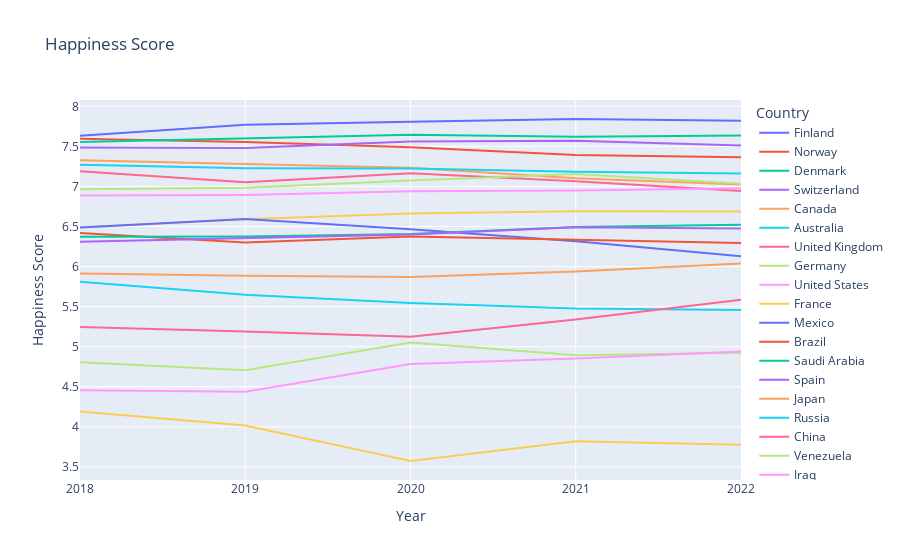
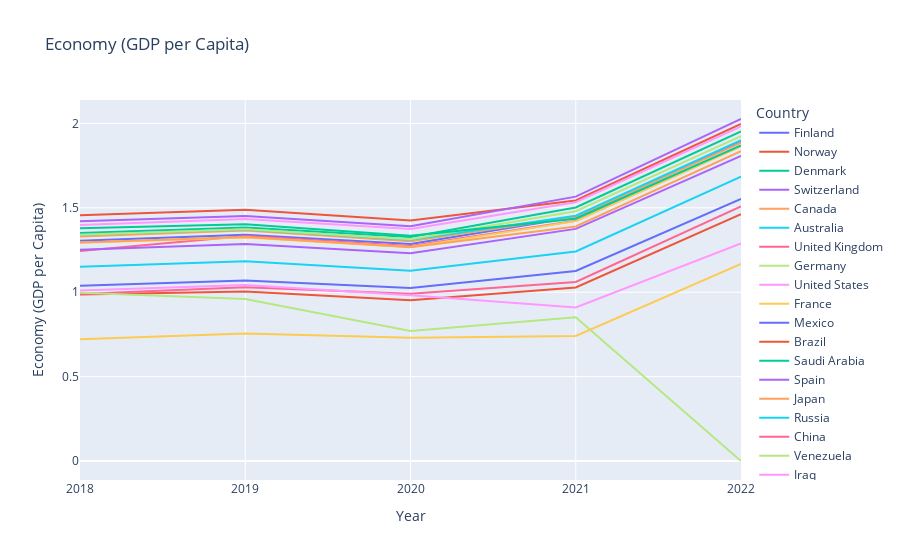
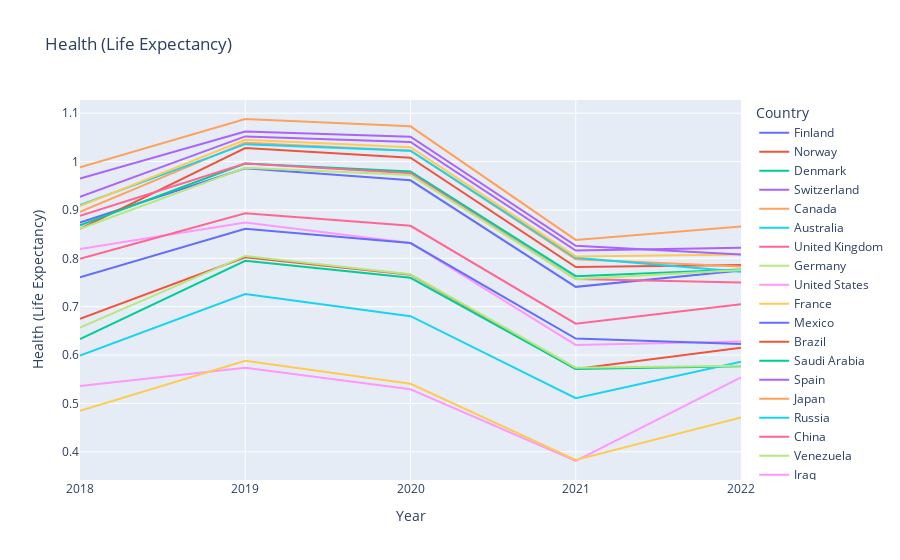
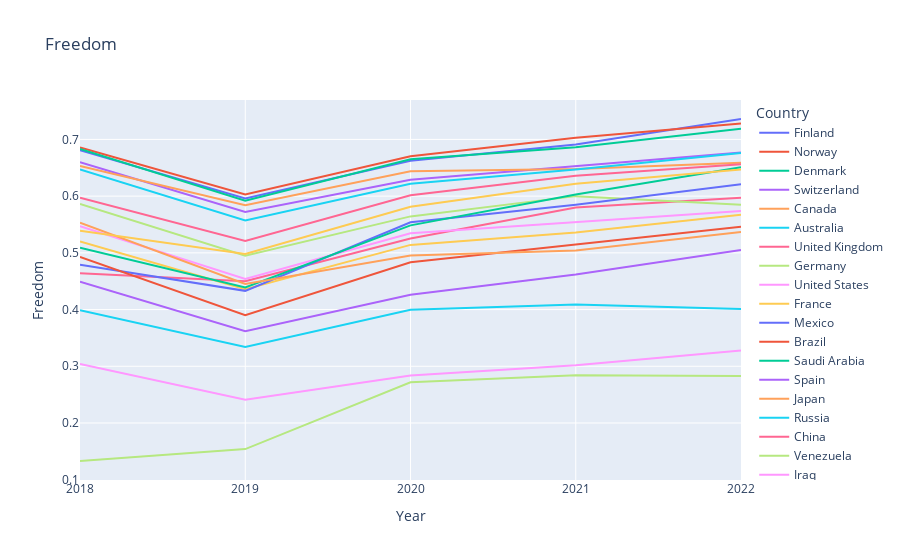

Notebook code cell kept with these figures, in order:
### Code cell
# Show the flux of Happiness, Economy, Health, and Freedom in a sample of countries from 2018 - 2022
countries= ["Canada", "United States", "Mexico", "Brazil", "Venezuela", "United Kingdom", "France", "Spain", "Germany", "Switzerland", "Denmark", "Norway", "Finland", "Saudi Arabia", "Iraq", "Russia", "China", "Japan", "India", "Australia"]

df_countries = df_complete[df_complete["Country"].isin(countries)]

fig6 = px.line(df_countries, x="Year", y="Happiness Score", color="Country", title="Happiness Score")
fig6.show()

fig6 = px.line(df_countries, x="Year", y="Economy (GDP per Capita)", color="Country", title="Economy (GDP per Capita)")
fig6.show()

fig6 = px.line(df_countries, x="Year", y="Health (Life Expectancy)", color="Country", title="Health (Life Expectancy)")
fig6.show()

fig6=px.line(df_countries, x="Year", y="Freedom", color="Country", title="Freedom")
fig6.show()

### Figure 1 — Plotly figure (JSON) as saved in the notebook; plotly's stock layout.template omitted (floating-point values rounded to 4 significant figures)
{"data": [{"hovertemplate": "Country=Finland<br>Year=%{x}<br>Happiness Score=%{y}<extra></extra>", "legendgroup": "Finland", "line": {"color": "#636efa", "dash": "solid"}, "marker": {"symbol": "circle"}, "mode": "lines", "name": "Finland", "orientation": "v", "showlegend": true, "type": "scatter", "x": ["2018", "2019", "2020", "2021", "2022"], "xaxis": "x", "y": [7.632, 7.769, 7.809, 7.842, 7.821], "yaxis": "y"}, {"hovertemplate": "Country=Norway<br>Year=%{x}<br>Happiness Score=%{y}<extra></extra>", "legendgroup": "Norway", "line": {"color": "#EF553B", "dash": "solid"}, "marker": {"symbol": "circle"}, "mode": "lines", "name": "Norway", "orientation": "v", "showlegend": true, "type": "scatter", "x": ["2018", "2019", "2020", "2021", "2022"], "xaxis": "x", "y": [7.594, 7.554, 7.488, 7.392, 7.365], "yaxis": "y"}, {"hovertemplate": "Country=Denmark<br>Year=%{x}<br>Happiness Score=%{y}<extra></extra>", "legendgroup": "Denmark", "line": {"color": "#00cc96", "dash": "solid"}, "marker": {"symbol": "circle"}, "mode": "lines", "name": "Denmark", "orientation": "v", "showlegend": true, "type": "scatter", "x": ["2018", "2019", "2020", "2021", "2022"], "xaxis": "x", "y": [7.555, 7.6, 7.646, 7.62, 7.636], "yaxis": "y"}, {"hovertemplate": "Country=Switzerland<br>Year=%{x}<br>Happiness Score=%{y}<extra></extra>", "legendgroup": "Switzerland", "line": {"color": "#ab63fa", "dash": "solid"}, "marker": {"symbol": "circle"}, "mode": "lines", "name": "Switzerland", "orientation": "v", "showlegend": true, "type": "scatter", "x": ["2018", "2019", "2020", "2021", "2022"], "xaxis": "x", "y": [7.487, 7.48, 7.56, 7.571, 7.512], "yaxis": "y"}, {"hovertemplate": "Country=Canada<br>Year=%{x}<br>Happiness Score=%{y}<extra></extra>", "legendgroup": "Canada", "line": {"color": "#FFA15A", "dash": "solid"}, "marker": {"symbol": "circle"}, "mode": "lines", "name": "Canada", "orientation": "v", "showlegend": true, "type": "scatter", "x": ["2018", "2019", "2020", "2021", "2022"], "xaxis": "x", "y": [7.328, 7.278, 7.232, 7.103, 7.025], "yaxis": "y"}, {"hovertemplate": "Country=Australia<br>Year=%{x}<br>Happiness Score=%{y}<extra></extra>", "legendgroup": "Australia", "line": {"color": "#19d3f3", "dash": "solid"}, "marker": {"symbol": "circle"}, "mode": "lines", "name": "Australia", "orientation": "v", "showlegend": true, "type": "scatter", "x": ["2018", "2019", "2020", "2021", "2022"], "xaxis": "x", "y": [7.272, 7.228, 7.223, 7.183, 7.162], "yaxis": "y"}, {"hovertemplate": "Country=United Kingdom<br>Year=%{x}<br>Happiness Score=%{y}<extra></extra>", "legendgroup": "United Kingdom", "line": {"color": "#FF6692", "dash": "solid"}, "marker": {"symbol": "circle"}, "mode": "lines", "name": "United Kingdom", "orientation": "v", "showlegend": true, "type": "scatter", "x": ["2018", "2019", "2020", "2021", "2022"], "xaxis": "x", "y": [7.19, 7.054, 7.165, 7.064, 6.943], "yaxis": "y"}, {"hovertemplate": "Country=Germany<br>Year=%{x}<br>Happiness Score=%{y}<extra></extra>", "legendgroup": "Germany", "line": {"color": "#B6E880", "dash": "solid"}, "marker": {"symbol": "circle"}, "mode": "lines", "name": "Germany", "orientation": "v", "showlegend": true, "type": "scatter", "x": ["2018", "2019", "2020", "2021", "2022"], "xaxis": "x", "y": [6.965, 6.985, 7.076, 7.155, 7.034], "yaxis": "y"}, {"hovertemplate": "Country=United States<br>Year=%{x}<br>Happiness Score=%{y}<extra></extra>", "legendgroup": "United States", "line": {"color": "#FF97FF", "dash": "solid"}, "marker": {"symbol": "circle"}, "mode": "lines", "name": "United States", "orientation": "v", "showlegend": true, "type": "scatter", "x": ["2018", "2019", "2020", "2021", "2022"], "xaxis": "x", "y": [6.886, 6.892, 6.94, 6.951, 6.977], "yaxis": "y"}, {"hovertemplate": "Country=France<br>Year=%{x}<br>Happiness Score=%{y}<extra></extra>", "legendgroup": "France", "line": {"color": "#FECB52", "dash": "solid"}, "marker": {"symbol": "circle"}, "mode": "lines", "name": "France", "orientation": "v", "showlegend": true, "type": "scatter", "x": ["2018", "2019", "2020", "2021", "2022"], "xaxis": "x", "y": [6.489, 6.592, 6.664, 6.69, 6.687], "yaxis": "y"}, {"hovertemplate": "Country=Mexico<br>Year=%{x}<br>Happiness Score=%{y}<extra></extra>", "legendgroup": "Mexico", "line": {"color": "#636efa", "dash": "solid"}, "marker": {"symbol": "circle"}, "mode": "lines", "name": "Mexico", "orientation": "v", "showlegend": true, "type": "scatter", "x": ["2018", "2019", "2020", "2021", "2022"], "xaxis": "x", "y": [6.488, 6.595, 6.465, 6.317, 6.128], "yaxis": "y"}, {"hovertemplate": "Country=Brazil<br>Year=%{x}<br>Happiness Score=%{y}<extra></extra>", "legendgroup": "Brazil", "line": {"color": "#EF553B", "dash": "solid"}, "marker": {"symbol": "circle"}, "mode": "lines", "name": "Brazil", "orientation": "v", "showlegend": true, "type": "scatter", "x": ["2018", "2019", "2020", "2021", "2022"], "xaxis": "x", "y": [6.419, 6.3, 6.376, 6.33, 6.293], "yaxis": "y"}, {"hovertemplate": "Country=Saudi Arabia<br>Year=%{x}<br>Happiness Score=%{y}<extra></extra>", "legendgroup": "Saudi Arabia", "line": {"color": "#00cc96", "dash": "solid"}, "marker": {"symbol": "circle"}, "mode": "lines", "name": "Saudi Arabia", "orientation": "v", "showlegend": true, "type": "scatter", "x": ["2018", "2019", "2020", "2021", "2022"], "xaxis": "x", "y": [6.371, 6.375, 6.406, 6.494, 6.523], "yaxis": "y"}, {"hovertemplate": "Country=Spain<br>Year=%{x}<br>Happiness Score=%{y}<extra></extra>", "legendgroup": "Spain", "line": {"color": "#ab63fa", "dash": "solid"}, "marker": {"symbol": "circle"}, "mode": "lines", "name": "Spain", "orientation": "v", "showlegend": true, "type": "scatter", "x": ["2018", "2019", "2020", "2021", "2022"], "xaxis": "x", "y": [6.31, 6.354, 6.401, 6.491, 6.476], "yaxis": "y"}, {"hovertemplate": "Country=Japan<br>Year=%{x}<br>Happiness Score=%{y}<extra></extra>", "legendgroup": "Japan", "line": {"color": "#FFA15A", "dash": "solid"}, "marker": {"symbol": "circle"}, "mode": "lines", "name": "Japan", "orientation": "v", "showlegend": true, "type": "scatter", "x": ["2018", "2019", "2020", "2021", "2022"], "xaxis": "x", "y": [5.915, 5.886, 5.871, 5.94, 6.039], "yaxis": "y"}, {"hovertemplate": "Country=Russia<br>Year=%{x}<br>Happiness Score=%{y}<extra></extra>", "legendgroup": "Russia", "line": {"color": "#19d3f3", "dash": "solid"}, "marker": {"symbol": "circle"}, "mode": "lines", "name": "Russia", "orientation": "v", "showlegend": true, "type": "scatter", "x": ["2018", "2019", "2020", "2021", "2022"], "xaxis": "x", "y": [5.81, 5.648, 5.546, 5.477, 5.459], "yaxis": "y"}, {"hovertemplate": "Country=China<br>Year=%{x}<br>Happiness Score=%{y}<extra></extra>", "legendgroup": "China", "line": {"color": "#FF6692", "dash": "solid"}, "marker": {"symbol": "circle"}, "mode": "lines", "name": "China", "orientation": "v", "showlegend": true, "type": "scatter", "x": ["2018", "2019", "2020", "2021", "2022"], "xaxis": "x", "y": [5.246, 5.191, 5.124, 5.339, 5.585], "yaxis": "y"}, {"hovertemplate": "Country=Venezuela<br>Year=%{x}<br>Happiness Score=%{y}<extra></extra>", "legendgroup": "Venezuela", "line": {"color": "#B6E880", "dash": "solid"}, "marker": {"symbol": "circle"}, "mode": "lines", "name": "Venezuela", "orientation": "v", "showlegend": true, "type": "scatter", "x": ["2018", "2019", "2020", "2021", "2022"], "xaxis": "x", "y": [4.806, 4.707, 5.053, 4.892, 4.925], "yaxis": "y"}, {"hovertemplate": "Country=Iraq<br>Year=%{x}<br>Happiness Score=%{y}<extra></extra>", "legendgroup": "Iraq", "line": {"color": "#FF97FF", "dash": "solid"}, "marker": {"symbol": "circle"}, "mode": "lines", "name": "Iraq", "orientation": "v", "showlegend": true, "type": "scatter", "x": ["2018", "2019", "2020", "2021", "2022"], "xaxis": "x", "y": [4.456, 4.437, 4.785, 4.854, 4.941], "yaxis": "y"}, {"hovertemplate": "Country=India<br>Year=%{x}<br>Happiness Score=%{y}<extra></extra>", "legendgroup": "India", "line": {"color": "#FECB52", "dash": "solid"}, "marker": {"symbol": "circle"}, "mode": "lines", "name": "India", "orientation": "v", "showlegend": true, "type": "scatter", "x": ["2018", "2019", "2020", "2021", "2022"], "xaxis": "x", "y": [4.19, 4.015, 3.573, 3.819, 3.777], "yaxis": "y"}], "layout": {"legend": {"title": {"text": "Country"}, "tracegroupgap": 0}, "title": {"text": "Happiness Score"}, "xaxis": {"anchor": "y", "domain": [0, 1], "title": {"text": "Year"}}, "yaxis": {"anchor": "x", "domain": [0, 1], "title": {"text": "Happiness Score"}}}}

### Figure 2 — Plotly figure (JSON) as saved in the notebook; plotly's stock layout.template omitted (floating-point values rounded to 4 significant figures)
{"data": [{"hovertemplate": "Country=Finland<br>Year=%{x}<br>Economy (GDP per Capita)=%{y}<extra></extra>", "legendgroup": "Finland", "line": {"color": "#636efa", "dash": "solid"}, "marker": {"symbol": "circle"}, "mode": "lines", "name": "Finland", "orientation": "v", "showlegend": true, "type": "scatter", "x": ["2018", "2019", "2020", "2021", "2022"], "xaxis": "x", "y": [1.305, 1.34, 1.285, 1.446, 1.892], "yaxis": "y"}, {"hovertemplate": "Country=Norway<br>Year=%{x}<br>Economy (GDP per Capita)=%{y}<extra></extra>", "legendgroup": "Norway", "line": {"color": "#EF553B", "dash": "solid"}, "marker": {"symbol": "circle"}, "mode": "lines", "name": "Norway", "orientation": "v", "showlegend": true, "type": "scatter", "x": ["2018", "2019", "2020", "2021", "2022"], "xaxis": "x", "y": [1.456, 1.488, 1.424, 1.543, 1.997], "yaxis": "y"}, {"hovertemplate": "Country=Denmark<br>Year=%{x}<br>Economy (GDP per Capita)=%{y}<extra></extra>", "legendgroup": "Denmark", "line": {"color": "#00cc96", "dash": "solid"}, "marker": {"symbol": "circle"}, "mode": "lines", "name": "Denmark", "orientation": "v", "showlegend": true, "type": "scatter", "x": ["2018", "2019", "2020", "2021", "2022"], "xaxis": "x", "y": [1.351, 1.383, 1.327, 1.502, 1.953], "yaxis": "y"}, {"hovertemplate": "Country=Switzerland<br>Year=%{x}<br>Economy (GDP per Capita)=%{y}<extra></extra>", "legendgroup": "Switzerland", "line": {"color": "#ab63fa", "dash": "solid"}, "marker": {"symbol": "circle"}, "mode": "lines", "name": "Switzerland", "orientation": "v", "showlegend": true, "type": "scatter", "x": ["2018", "2019", "2020", "2021", "2022"], "xaxis": "x", "y": [1.42, 1.452, 1.391, 1.566, 2.026], "yaxis": "y"}, {"hovertemplate": "Country=Canada<br>Year=%{x}<br>Economy (GDP per Capita)=%{y}<extra></extra>", "legendgroup": "Canada", "line": {"color": "#FFA15A", "dash": "solid"}, "marker": {"symbol": "circle"}, "mode": "lines", "name": "Canada", "orientation": "v", "showlegend": true, "type": "scatter", "x": ["2018", "2019", "2020", "2021", "2022"], "xaxis": "x", "y": [1.33, 1.365, 1.302, 1.447, 1.886], "yaxis": "y"}, {"hovertemplate": "Country=Australia<br>Year=%{x}<br>Economy (GDP per Capita)=%{y}<extra></extra>", "legendgroup": "Australia", "line": {"color": "#19d3f3", "dash": "solid"}, "marker": {"symbol": "circle"}, "mode": "lines", "name": "Australia", "orientation": "v", "showlegend": true, "type": "scatter", "x": ["2018", "2019", "2020", "2021", "2022"], "xaxis": "x", "y": [1.34, 1.372, 1.31, 1.453, 1.9], "yaxis": "y"}, {"hovertemplate": "Country=United Kingdom<br>Year=%{x}<br>Economy (GDP per Capita)=%{y}<extra></extra>", "legendgroup": "United Kingdom", "line": {"color": "#FF6692", "dash": "solid"}, "marker": {"symbol": "circle"}, "mode": "lines", "name": "United Kingdom", "orientation": "v", "showlegend": true, "type": "scatter", "x": ["2018", "2019", "2020", "2021", "2022"], "xaxis": "x", "y": [1.244, 1.333, 1.273, 1.423, 1.867], "yaxis": "y"}, {"hovertemplate": "Country=Germany<br>Year=%{x}<br>Economy (GDP per Capita)=%{y}<extra></extra>", "legendgroup": "Germany", "line": {"color": "#B6E880", "dash": "solid"}, "marker": {"symbol": "circle"}, "mode": "lines", "name": "Germany", "orientation": "v", "showlegend": true, "type": "scatter", "x": ["2018", "2019", "2020", "2021", "2022"], "xaxis": "x", "y": [1.34, 1.373, 1.314, 1.48, 1.924], "yaxis": "y"}, {"hovertemplate": "Country=United States<br>Year=%{x}<br>Economy (GDP per Capita)=%{y}<extra></extra>", "legendgroup": "United States", "line": {"color": "#FF97FF", "dash": "solid"}, "marker": {"symbol": "circle"}, "mode": "lines", "name": "United States", "orientation": "v", "showlegend": true, "type": "scatter", "x": ["2018", "2019", "2020", "2021", "2022"], "xaxis": "x", "y": [1.398, 1.433, 1.374, 1.533, 1.982], "yaxis": "y"}, {"hovertemplate": "Country=France<br>Year=%{x}<br>Economy (GDP per Capita)=%{y}<extra></extra>", "legendgroup": "France", "line": {"color": "#FECB52", "dash": "solid"}, "marker": {"symbol": "circle"}, "mode": "lines", "name": "France", "orientation": "v", "showlegend": true, "type": "scatter", "x": ["2018", "2019", "2020", "2021", "2022"], "xaxis": "x", "y": [1.293, 1.324, 1.268, 1.421, 1.863], "yaxis": "y"}, {"hovertemplate": "Country=Mexico<br>Year=%{x}<br>Economy (GDP per Capita)=%{y}<extra></extra>", "legendgroup": "Mexico", "line": {"color": "#636efa", "dash": "solid"}, "marker": {"symbol": "circle"}, "mode": "lines", "name": "Mexico", "orientation": "v", "showlegend": true, "type": "scatter", "x": ["2018", "2019", "2020", "2021", "2022"], "xaxis": "x", "y": [1.038, 1.07, 1.024, 1.126, 1.552], "yaxis": "y"}, {"hovertemplate": "Country=Brazil<br>Year=%{x}<br>Economy (GDP per Capita)=%{y}<extra></extra>", "legendgroup": "Brazil", "line": {"color": "#EF553B", "dash": "solid"}, "marker": {"symbol": "circle"}, "mode": "lines", "name": "Brazil", "orientation": "v", "showlegend": true, "type": "scatter", "x": ["2018", "2019", "2020", "2021", "2022"], "xaxis": "x", "y": [0.986, 1.004, 0.9527, 1.028, 1.462], "yaxis": "y"}, {"hovertemplate": "Country=Saudi Arabia<br>Year=%{x}<br>Economy (GDP per Capita)=%{y}<extra></extra>", "legendgroup": "Saudi Arabia", "line": {"color": "#00cc96", "dash": "solid"}, "marker": {"symbol": "circle"}, "mode": "lines", "name": "Saudi Arabia", "orientation": "v", "showlegend": true, "type": "scatter", "x": ["2018", "2019", "2020", "2021", "2022"], "xaxis": "x", "y": [1.379, 1.403, 1.334, 1.435, 1.87], "yaxis": "y"}, {"hovertemplate": "Country=Spain<br>Year=%{x}<br>Economy (GDP per Capita)=%{y}<extra></extra>", "legendgroup": "Spain", "line": {"color": "#ab63fa", "dash": "solid"}, "marker": {"symbol": "circle"}, "mode": "lines", "name": "Spain", "orientation": "v", "showlegend": true, "type": "scatter", "x": ["2018", "2019", "2020", "2021", "2022"], "xaxis": "x", "y": [1.251, 1.286, 1.231, 1.375, 1.808], "yaxis": "y"}, {"hovertemplate": "Country=Japan<br>Year=%{x}<br>Economy (GDP per Capita)=%{y}<extra></extra>", "legendgroup": "Japan", "line": {"color": "#FFA15A", "dash": "solid"}, "marker": {"symbol": "circle"}, "mode": "lines", "name": "Japan", "orientation": "v", "showlegend": true, "type": "scatter", "x": ["2018", "2019", "2020", "2021", "2022"], "xaxis": "x", "y": [1.294, 1.327, 1.267, 1.389, 1.835], "yaxis": "y"}, {"hovertemplate": "Country=Russia<br>Year=%{x}<br>Economy (GDP per Capita)=%{y}<extra></extra>", "legendgroup": "Russia", "line": {"color": "#19d3f3", "dash": "solid"}, "marker": {"symbol": "circle"}, "mode": "lines", "name": "Russia", "orientation": "v", "showlegend": true, "type": "scatter", "x": ["2018", "2019", "2020", "2021", "2022"], "xaxis": "x", "y": [1.151, 1.183, 1.127, 1.241, 1.685], "yaxis": "y"}, {"hovertemplate": "Country=China<br>Year=%{x}<br>Economy (GDP per Capita)=%{y}<extra></extra>", "legendgroup": "China", "line": {"color": "#FF6692", "dash": "solid"}, "marker": {"symbol": "circle"}, "mode": "lines", "name": "China", "orientation": "v", "showlegend": true, "type": "scatter", "x": ["2018", "2019", "2020", "2021", "2022"], "xaxis": "x", "y": [0.989, 1.029, 0.9905, 1.061, 1.508], "yaxis": "y"}, {"hovertemplate": "Country=Venezuela<br>Year=%{x}<br>Economy (GDP per Capita)=%{y}<extra></extra>", "legendgroup": "Venezuela", "line": {"color": "#B6E880", "dash": "solid"}, "marker": {"symbol": "circle"}, "mode": "lines", "name": "Venezuela", "orientation": "v", "showlegend": true, "type": "scatter", "x": ["2018", "2019", "2020", "2021", "2022"], "xaxis": "x", "y": [0.996, 0.96, 0.7702, 0.852, 0], "yaxis": "y"}, {"hovertemplate": "Country=Iraq<br>Year=%{x}<br>Economy (GDP per Capita)=%{y}<extra></extra>", "legendgroup": "Iraq", "line": {"color": "#FF97FF", "dash": "solid"}, "marker": {"symbol": "circle"}, "mode": "lines", "name": "Iraq", "orientation": "v", "showlegend": true, "type": "scatter", "x": ["2018", "2019", "2020", "2021", "2022"], "xaxis": "x", "y": [1.01, 1.043, 0.982, 0.91, 1.289], "yaxis": "y"}, {"hovertemplate": "Country=India<br>Year=%{x}<br>Economy (GDP per Capita)=%{y}<extra></extra>", "legendgroup": "India", "line": {"color": "#FECB52", "dash": "solid"}, "marker": {"symbol": "circle"}, "mode": "lines", "name": "India", "orientation": "v", "showlegend": true, "type": "scatter", "x": ["2018", "2019", "2020", "2021", "2022"], "xaxis": "x", "y": [0.721, 0.755, 0.7306, 0.741, 1.167], "yaxis": "y"}], "layout": {"legend": {"title": {"text": "Country"}, "tracegroupgap": 0}, "title": {"text": "Economy (GDP per Capita)"}, "xaxis": {"anchor": "y", "domain": [0, 1], "title": {"text": "Year"}}, "yaxis": {"anchor": "x", "domain": [0, 1], "title": {"text": "Economy (GDP per Capita)"}}}}

### Figure 3 — Plotly figure (JSON) as saved in the notebook; plotly's stock layout.template omitted (floating-point values rounded to 4 significant figures)
{"data": [{"hovertemplate": "Country=Finland<br>Year=%{x}<br>Health (Life Expectancy)=%{y}<extra></extra>", "legendgroup": "Finland", "line": {"color": "#636efa", "dash": "solid"}, "marker": {"symbol": "circle"}, "mode": "lines", "name": "Finland", "orientation": "v", "showlegend": true, "type": "scatter", "x": ["2018", "2019", "2020", "2021", "2022"], "xaxis": "x", "y": [0.874, 0.986, 0.9613, 0.741, 0.775], "yaxis": "y"}, {"hovertemplate": "Country=Norway<br>Year=%{x}<br>Health (Life Expectancy)=%{y}<extra></extra>", "legendgroup": "Norway", "line": {"color": "#EF553B", "dash": "solid"}, "marker": {"symbol": "circle"}, "mode": "lines", "name": "Norway", "orientation": "v", "showlegend": true, "type": "scatter", "x": ["2018", "2019", "2020", "2021", "2022"], "xaxis": "x", "y": [0.861, 1.028, 1.008, 0.782, 0.786], "yaxis": "y"}, {"hovertemplate": "Country=Denmark<br>Year=%{x}<br>Health (Life Expectancy)=%{y}<extra></extra>", "legendgroup": "Denmark", "line": {"color": "#00cc96", "dash": "solid"}, "marker": {"symbol": "circle"}, "mode": "lines", "name": "Denmark", "orientation": "v", "showlegend": true, "type": "scatter", "x": ["2018", "2019", "2020", "2021", "2022"], "xaxis": "x", "y": [0.868, 0.996, 0.9793, 0.763, 0.777], "yaxis": "y"}, {"hovertemplate": "Country=Switzerland<br>Year=%{x}<br>Health (Life Expectancy)=%{y}<extra></extra>", "legendgroup": "Switzerland", "line": {"color": "#ab63fa", "dash": "solid"}, "marker": {"symbol": "circle"}, "mode": "lines", "name": "Switzerland", "orientation": "v", "showlegend": true, "type": "scatter", "x": ["2018", "2019", "2020", "2021", "2022"], "xaxis": "x", "y": [0.927, 1.052, 1.041, 0.816, 0.822], "yaxis": "y"}, {"hovertemplate": "Country=Canada<br>Year=%{x}<br>Health (Life Expectancy)=%{y}<extra></extra>", "legendgroup": "Canada", "line": {"color": "#FFA15A", "dash": "solid"}, "marker": {"symbol": "circle"}, "mode": "lines", "name": "Canada", "orientation": "v", "showlegend": true, "type": "scatter", "x": ["2018", "2019", "2020", "2021", "2022"], "xaxis": "x", "y": [0.896, 1.039, 1.023, 0.798, 0.783], "yaxis": "y"}, {"hovertemplate": "Country=Australia<br>Year=%{x}<br>Health (Life Expectancy)=%{y}<extra></extra>", "legendgroup": "Australia", "line": {"color": "#19d3f3", "dash": "solid"}, "marker": {"symbol": "circle"}, "mode": "lines", "name": "Australia", "orientation": "v", "showlegend": true, "type": "scatter", "x": ["2018", "2019", "2020", "2021", "2022"], "xaxis": "x", "y": [0.91, 1.036, 1.023, 0.801, 0.772], "yaxis": "y"}, {"hovertemplate": "Country=United Kingdom<br>Year=%{x}<br>Health (Life Expectancy)=%{y}<extra></extra>", "legendgroup": "United Kingdom", "line": {"color": "#FF6692", "dash": "solid"}, "marker": {"symbol": "circle"}, "mode": "lines", "name": "United Kingdom", "orientation": "v", "showlegend": true, "type": "scatter", "x": ["2018", "2019", "2020", "2021", "2022"], "xaxis": "x", "y": [0.888, 0.996, 0.9757, 0.757, 0.75], "yaxis": "y"}, {"hovertemplate": "Country=Germany<br>Year=%{x}<br>Health (Life Expectancy)=%{y}<extra></extra>", "legendgroup": "Germany", "line": {"color": "#B6E880", "dash": "solid"}, "marker": {"symbol": "circle"}, "mode": "lines", "name": "Germany", "orientation": "v", "showlegend": true, "type": "scatter", "x": ["2018", "2019", "2020", "2021", "2022"], "xaxis": "x", "y": [0.861, 0.987, 0.9721, 0.757, 0.776], "yaxis": "y"}, {"hovertemplate": "Country=United States<br>Year=%{x}<br>Health (Life Expectancy)=%{y}<extra></extra>", "legendgroup": "United States", "line": {"color": "#FF97FF", "dash": "solid"}, "marker": {"symbol": "circle"}, "mode": "lines", "name": "United States", "orientation": "v", "showlegend": true, "type": "scatter", "x": ["2018", "2019", "2020", "2021", "2022"], "xaxis": "x", "y": [0.819, 0.874, 0.8316, 0.621, 0.628], "yaxis": "y"}, {"hovertemplate": "Country=France<br>Year=%{x}<br>Health (Life Expectancy)=%{y}<extra></extra>", "legendgroup": "France", "line": {"color": "#FECB52", "dash": "solid"}, "marker": {"symbol": "circle"}, "mode": "lines", "name": "France", "orientation": "v", "showlegend": true, "type": "scatter", "x": ["2018", "2019", "2020", "2021", "2022"], "xaxis": "x", "y": [0.908, 1.045, 1.03, 0.804, 0.808], "yaxis": "y"}, {"hovertemplate": "Country=Mexico<br>Year=%{x}<br>Health (Life Expectancy)=%{y}<extra></extra>", "legendgroup": "Mexico", "line": {"color": "#636efa", "dash": "solid"}, "marker": {"symbol": "circle"}, "mode": "lines", "name": "Mexico", "orientation": "v", "showlegend": true, "type": "scatter", "x": ["2018", "2019", "2020", "2021", "2022"], "xaxis": "x", "y": [0.761, 0.861, 0.8316, 0.634, 0.623], "yaxis": "y"}, {"hovertemplate": "Country=Brazil<br>Year=%{x}<br>Health (Life Expectancy)=%{y}<extra></extra>", "legendgroup": "Brazil", "line": {"color": "#EF553B", "dash": "solid"}, "marker": {"symbol": "circle"}, "mode": "lines", "name": "Brazil", "orientation": "v", "showlegend": true, "type": "scatter", "x": ["2018", "2019", "2020", "2021", "2022"], "xaxis": "x", "y": [0.675, 0.802, 0.7661, 0.571, 0.615], "yaxis": "y"}, {"hovertemplate": "Country=Saudi Arabia<br>Year=%{x}<br>Health (Life Expectancy)=%{y}<extra></extra>", "legendgroup": "Saudi Arabia", "line": {"color": "#00cc96", "dash": "solid"}, "marker": {"symbol": "circle"}, "mode": "lines", "name": "Saudi Arabia", "orientation": "v", "showlegend": true, "type": "scatter", "x": ["2018", "2019", "2020", "2021", "2022"], "xaxis": "x", "y": [0.633, 0.795, 0.7598, 0.571, 0.577], "yaxis": "y"}, {"hovertemplate": "Country=Spain<br>Year=%{x}<br>Health (Life Expectancy)=%{y}<extra></extra>", "legendgroup": "Spain", "line": {"color": "#ab63fa", "dash": "solid"}, "marker": {"symbol": "circle"}, "mode": "lines", "name": "Spain", "orientation": "v", "showlegend": true, "type": "scatter", "x": ["2018", "2019", "2020", "2021", "2022"], "xaxis": "x", "y": [0.965, 1.062, 1.051, 0.826, 0.808], "yaxis": "y"}, {"hovertemplate": "Country=Japan<br>Year=%{x}<br>Health (Life Expectancy)=%{y}<extra></extra>", "legendgroup": "Japan", "line": {"color": "#FFA15A", "dash": "solid"}, "marker": {"symbol": "circle"}, "mode": "lines", "name": "Japan", "orientation": "v", "showlegend": true, "type": "scatter", "x": ["2018", "2019", "2020", "2021", "2022"], "xaxis": "x", "y": [0.988, 1.088, 1.073, 0.838, 0.866], "yaxis": "y"}, {"hovertemplate": "Country=Russia<br>Year=%{x}<br>Health (Life Expectancy)=%{y}<extra></extra>", "legendgroup": "Russia", "line": {"color": "#19d3f3", "dash": "solid"}, "marker": {"symbol": "circle"}, "mode": "lines", "name": "Russia", "orientation": "v", "showlegend": true, "type": "scatter", "x": ["2018", "2019", "2020", "2021", "2022"], "xaxis": "x", "y": [0.599, 0.726, 0.6804, 0.511, 0.586], "yaxis": "y"}, {"hovertemplate": "Country=China<br>Year=%{x}<br>Health (Life Expectancy)=%{y}<extra></extra>", "legendgroup": "China", "line": {"color": "#FF6692", "dash": "solid"}, "marker": {"symbol": "circle"}, "mode": "lines", "name": "China", "orientation": "v", "showlegend": true, "type": "scatter", "x": ["2018", "2019", "2020", "2021", "2022"], "xaxis": "x", "y": [0.799, 0.893, 0.8672, 0.665, 0.705], "yaxis": "y"}, {"hovertemplate": "Country=Venezuela<br>Year=%{x}<br>Health (Life Expectancy)=%{y}<extra></extra>", "legendgroup": "Venezuela", "line": {"color": "#B6E880", "dash": "solid"}, "marker": {"symbol": "circle"}, "mode": "lines", "name": "Venezuela", "orientation": "v", "showlegend": true, "type": "scatter", "x": ["2018", "2019", "2020", "2021", "2022"], "xaxis": "x", "y": [0.657, 0.805, 0.767, 0.574, 0.578], "yaxis": "y"}, {"hovertemplate": "Country=Iraq<br>Year=%{x}<br>Health (Life Expectancy)=%{y}<extra></extra>", "legendgroup": "Iraq", "line": {"color": "#FF97FF", "dash": "solid"}, "marker": {"symbol": "circle"}, "mode": "lines", "name": "Iraq", "orientation": "v", "showlegend": true, "type": "scatter", "x": ["2018", "2019", "2020", "2021", "2022"], "xaxis": "x", "y": [0.536, 0.574, 0.5294, 0.381, 0.554], "yaxis": "y"}, {"hovertemplate": "Country=India<br>Year=%{x}<br>Health (Life Expectancy)=%{y}<extra></extra>", "legendgroup": "India", "line": {"color": "#FECB52", "dash": "solid"}, "marker": {"symbol": "circle"}, "mode": "lines", "name": "India", "orientation": "v", "showlegend": true, "type": "scatter", "x": ["2018", "2019", "2020", "2021", "2022"], "xaxis": "x", "y": [0.485, 0.588, 0.5406, 0.383, 0.471], "yaxis": "y"}], "layout": {"legend": {"title": {"text": "Country"}, "tracegroupgap": 0}, "title": {"text": "Health (Life Expectancy)"}, "xaxis": {"anchor": "y", "domain": [0, 1], "title": {"text": "Year"}}, "yaxis": {"anchor": "x", "domain": [0, 1], "title": {"text": "Health (Life Expectancy)"}}}}

### Figure 4 — Plotly figure (JSON) as saved in the notebook; plotly's stock layout.template omitted (floating-point values rounded to 4 significant figures)
{"data": [{"hovertemplate": "Country=Finland<br>Year=%{x}<br>Freedom=%{y}<extra></extra>", "legendgroup": "Finland", "line": {"color": "#636efa", "dash": "solid"}, "marker": {"symbol": "circle"}, "mode": "lines", "name": "Finland", "orientation": "v", "showlegend": true, "type": "scatter", "x": ["2018", "2019", "2020", "2021", "2022"], "xaxis": "x", "y": [0.681, 0.596, 0.6623, 0.691, 0.736], "yaxis": "y"}, {"hovertemplate": "Country=Norway<br>Year=%{x}<br>Freedom=%{y}<extra></extra>", "legendgroup": "Norway", "line": {"color": "#EF553B", "dash": "solid"}, "marker": {"symbol": "circle"}, "mode": "lines", "name": "Norway", "orientation": "v", "showlegend": true, "type": "scatter", "x": ["2018", "2019", "2020", "2021", "2022"], "xaxis": "x", "y": [0.686, 0.603, 0.6702, 0.703, 0.728], "yaxis": "y"}, {"hovertemplate": "Country=Denmark<br>Year=%{x}<br>Freedom=%{y}<extra></extra>", "legendgroup": "Denmark", "line": {"color": "#00cc96", "dash": "solid"}, "marker": {"symbol": "circle"}, "mode": "lines", "name": "Denmark", "orientation": "v", "showlegend": true, "type": "scatter", "x": ["2018", "2019", "2020", "2021", "2022"], "xaxis": "x", "y": [0.683, 0.592, 0.665, 0.686, 0.719], "yaxis": "y"}, {"hovertemplate": "Country=Switzerland<br>Year=%{x}<br>Freedom=%{y}<extra></extra>", "legendgroup": "Switzerland", "line": {"color": "#ab63fa", "dash": "solid"}, "marker": {"symbol": "circle"}, "mode": "lines", "name": "Switzerland", "orientation": "v", "showlegend": true, "type": "scatter", "x": ["2018", "2019", "2020", "2021", "2022"], "xaxis": "x", "y": [0.66, 0.572, 0.629, 0.653, 0.677], "yaxis": "y"}, {"hovertemplate": "Country=Canada<br>Year=%{x}<br>Freedom=%{y}<extra></extra>", "legendgroup": "Canada", "line": {"color": "#FFA15A", "dash": "solid"}, "marker": {"symbol": "circle"}, "mode": "lines", "name": "Canada", "orientation": "v", "showlegend": true, "type": "scatter", "x": ["2018", "2019", "2020", "2021", "2022"], "xaxis": "x", "y": [0.653, 0.584, 0.644, 0.648, 0.659], "yaxis": "y"}, {"hovertemplate": "Country=Australia<br>Year=%{x}<br>Freedom=%{y}<extra></extra>", "legendgroup": "Australia", "line": {"color": "#19d3f3", "dash": "solid"}, "marker": {"symbol": "circle"}, "mode": "lines", "name": "Australia", "orientation": "v", "showlegend": true, "type": "scatter", "x": ["2018", "2019", "2020", "2021", "2022"], "xaxis": "x", "y": [0.647, 0.557, 0.6219, 0.647, 0.676], "yaxis": "y"}, {"hovertemplate": "Country=United Kingdom<br>Year=%{x}<br>Freedom=%{y}<extra></extra>", "legendgroup": "United Kingdom", "line": {"color": "#FF6692", "dash": "solid"}, "marker": {"symbol": "circle"}, "mode": "lines", "name": "United Kingdom", "orientation": "v", "showlegend": true, "type": "scatter", "x": ["2018", "2019", "2020", "2021", "2022"], "xaxis": "x", "y": [0.464, 0.45, 0.5252, 0.58, 0.597], "yaxis": "y"}, {"hovertemplate": "Country=Germany<br>Year=%{x}<br>Freedom=%{y}<extra></extra>", "legendgroup": "Germany", "line": {"color": "#B6E880", "dash": "solid"}, "marker": {"symbol": "circle"}, "mode": "lines", "name": "Germany", "orientation": "v", "showlegend": true, "type": "scatter", "x": ["2018", "2019", "2020", "2021", "2022"], "xaxis": "x", "y": [0.586, 0.495, 0.5643, 0.6, 0.585], "yaxis": "y"}, {"hovertemplate": "Country=United States<br>Year=%{x}<br>Freedom=%{y}<extra></extra>", "legendgroup": "United States", "line": {"color": "#FF97FF", "dash": "solid"}, "marker": {"symbol": "circle"}, "mode": "lines", "name": "United States", "orientation": "v", "showlegend": true, "type": "scatter", "x": ["2018", "2019", "2020", "2021", "2022"], "xaxis": "x", "y": [0.547, 0.454, 0.5346, 0.554, 0.574], "yaxis": "y"}, {"hovertemplate": "Country=France<br>Year=%{x}<br>Freedom=%{y}<extra></extra>", "legendgroup": "France", "line": {"color": "#FECB52", "dash": "solid"}, "marker": {"symbol": "circle"}, "mode": "lines", "name": "France", "orientation": "v", "showlegend": true, "type": "scatter", "x": ["2018", "2019", "2020", "2021", "2022"], "xaxis": "x", "y": [0.52, 0.436, 0.5141, 0.536, 0.567], "yaxis": "y"}, {"hovertemplate": "Country=Mexico<br>Year=%{x}<br>Freedom=%{y}<extra></extra>", "legendgroup": "Mexico", "line": {"color": "#636efa", "dash": "solid"}, "marker": {"symbol": "circle"}, "mode": "lines", "name": "Mexico", "orientation": "v", "showlegend": true, "type": "scatter", "x": ["2018", "2019", "2020", "2021", "2022"], "xaxis": "x", "y": [0.479, 0.433, 0.5539, 0.585, 0.621], "yaxis": "y"}, {"hovertemplate": "Country=Brazil<br>Year=%{x}<br>Freedom=%{y}<extra></extra>", "legendgroup": "Brazil", "line": {"color": "#EF553B", "dash": "solid"}, "marker": {"symbol": "circle"}, "mode": "lines", "name": "Brazil", "orientation": "v", "showlegend": true, "type": "scatter", "x": ["2018", "2019", "2020", "2021", "2022"], "xaxis": "x", "y": [0.493, 0.39, 0.4833, 0.514, 0.546], "yaxis": "y"}, {"hovertemplate": "Country=Saudi Arabia<br>Year=%{x}<br>Freedom=%{y}<extra></extra>", "legendgroup": "Saudi Arabia", "line": {"color": "#00cc96", "dash": "solid"}, "marker": {"symbol": "circle"}, "mode": "lines", "name": "Saudi Arabia", "orientation": "v", "showlegend": true, "type": "scatter", "x": ["2018", "2019", "2020", "2021", "2022"], "xaxis": "x", "y": [0.509, 0.439, 0.5485, 0.603, 0.651], "yaxis": "y"}, {"hovertemplate": "Country=Spain<br>Year=%{x}<br>Freedom=%{y}<extra></extra>", "legendgroup": "Spain", "line": {"color": "#ab63fa", "dash": "solid"}, "marker": {"symbol": "circle"}, "mode": "lines", "name": "Spain", "orientation": "v", "showlegend": true, "type": "scatter", "x": ["2018", "2019", "2020", "2021", "2022"], "xaxis": "x", "y": [0.449, 0.362, 0.426, 0.462, 0.505], "yaxis": "y"}, {"hovertemplate": "Country=Japan<br>Year=%{x}<br>Freedom=%{y}<extra></extra>", "legendgroup": "Japan", "line": {"color": "#FFA15A", "dash": "solid"}, "marker": {"symbol": "circle"}, "mode": "lines", "name": "Japan", "orientation": "v", "showlegend": true, "type": "scatter", "x": ["2018", "2019", "2020", "2021", "2022"], "xaxis": "x", "y": [0.553, 0.445, 0.4955, 0.504, 0.537], "yaxis": "y"}, {"hovertemplate": "Country=Russia<br>Year=%{x}<br>Freedom=%{y}<extra></extra>", "legendgroup": "Russia", "line": {"color": "#19d3f3", "dash": "solid"}, "marker": {"symbol": "circle"}, "mode": "lines", "name": "Russia", "orientation": "v", "showlegend": true, "type": "scatter", "x": ["2018", "2019", "2020", "2021", "2022"], "xaxis": "x", "y": [0.399, 0.334, 0.3995, 0.409, 0.401], "yaxis": "y"}, {"hovertemplate": "Country=China<br>Year=%{x}<br>Freedom=%{y}<extra></extra>", "legendgroup": "China", "line": {"color": "#FF6692", "dash": "solid"}, "marker": {"symbol": "circle"}, "mode": "lines", "name": "China", "orientation": "v", "showlegend": true, "type": "scatter", "x": ["2018", "2019", "2020", "2021", "2022"], "xaxis": "x", "y": [0.597, 0.521, 0.6016, 0.636, 0.656], "yaxis": "y"}, {"hovertemplate": "Country=Venezuela<br>Year=%{x}<br>Freedom=%{y}<extra></extra>", "legendgroup": "Venezuela", "line": {"color": "#B6E880", "dash": "solid"}, "marker": {"symbol": "circle"}, "mode": "lines", "name": "Venezuela", "orientation": "v", "showlegend": true, "type": "scatter", "x": ["2018", "2019", "2020", "2021", "2022"], "xaxis": "x", "y": [0.133, 0.154, 0.2717, 0.284, 0.283], "yaxis": "y"}, {"hovertemplate": "Country=Iraq<br>Year=%{x}<br>Freedom=%{y}<extra></extra>", "legendgroup": "Iraq", "line": {"color": "#FF97FF", "dash": "solid"}, "marker": {"symbol": "circle"}, "mode": "lines", "name": "Iraq", "orientation": "v", "showlegend": true, "type": "scatter", "x": ["2018", "2019", "2020", "2021", "2022"], "xaxis": "x", "y": [0.304, 0.241, 0.2836, 0.302, 0.328], "yaxis": "y"}, {"hovertemplate": "Country=India<br>Year=%{x}<br>Freedom=%{y}<extra></extra>", "legendgroup": "India", "line": {"color": "#FECB52", "dash": "solid"}, "marker": {"symbol": "circle"}, "mode": "lines", "name": "India", "orientation": "v", "showlegend": true, "type": "scatter", "x": ["2018", "2019", "2020", "2021", "2022"], "xaxis": "x", "y": [0.539, 0.498, 0.5811, 0.622, 0.647], "yaxis": "y"}], "layout": {"legend": {"title": {"text": "Country"}, "tracegroupgap": 0}, "title": {"text": "Freedom"}, "xaxis": {"anchor": "y", "domain": [0, 1], "title": {"text": "Year"}}, "yaxis": {"anchor": "x", "domain": [0, 1], "title": {"text": "Freedom"}}}}
